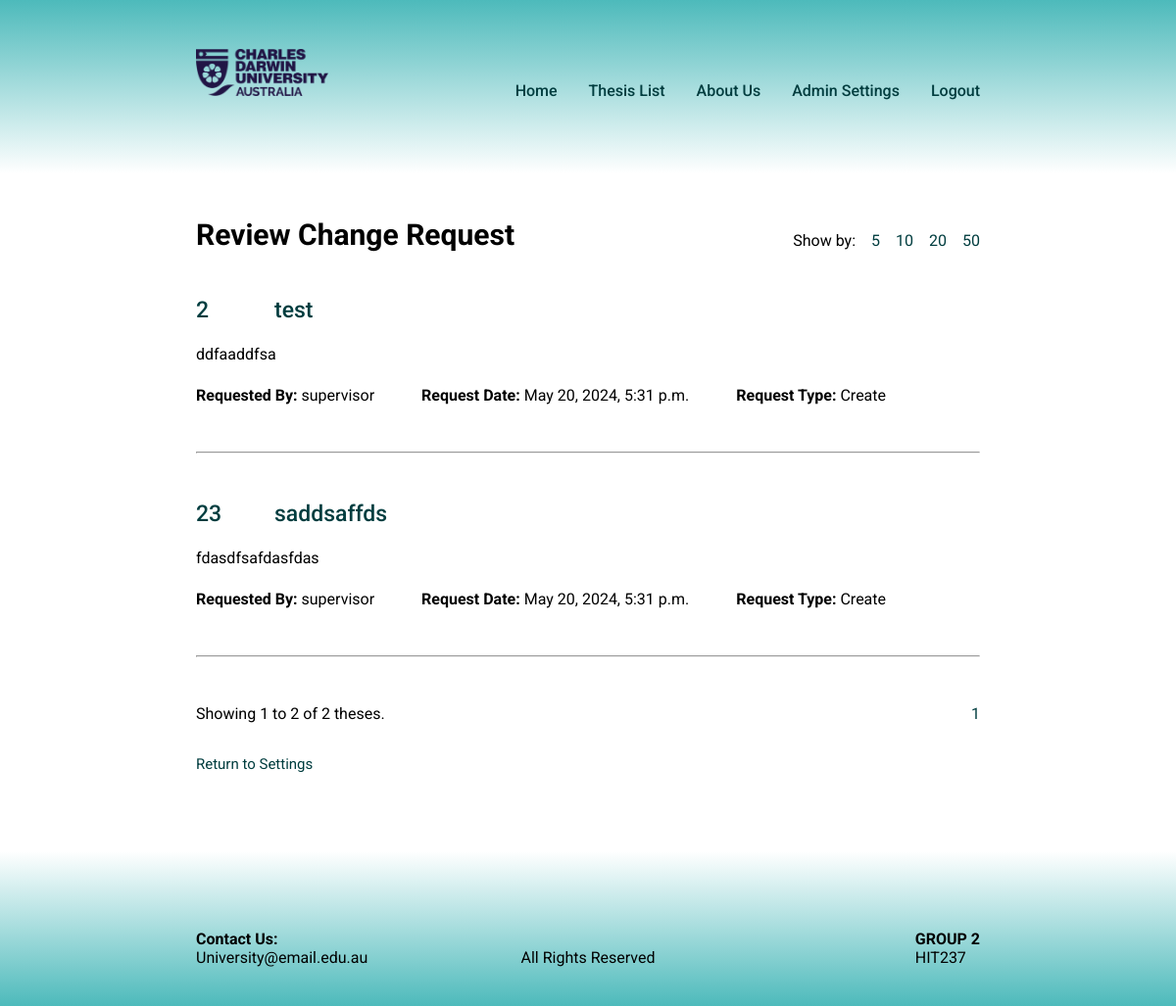
Before: /thesis/review/request (signed in) with the older database file.
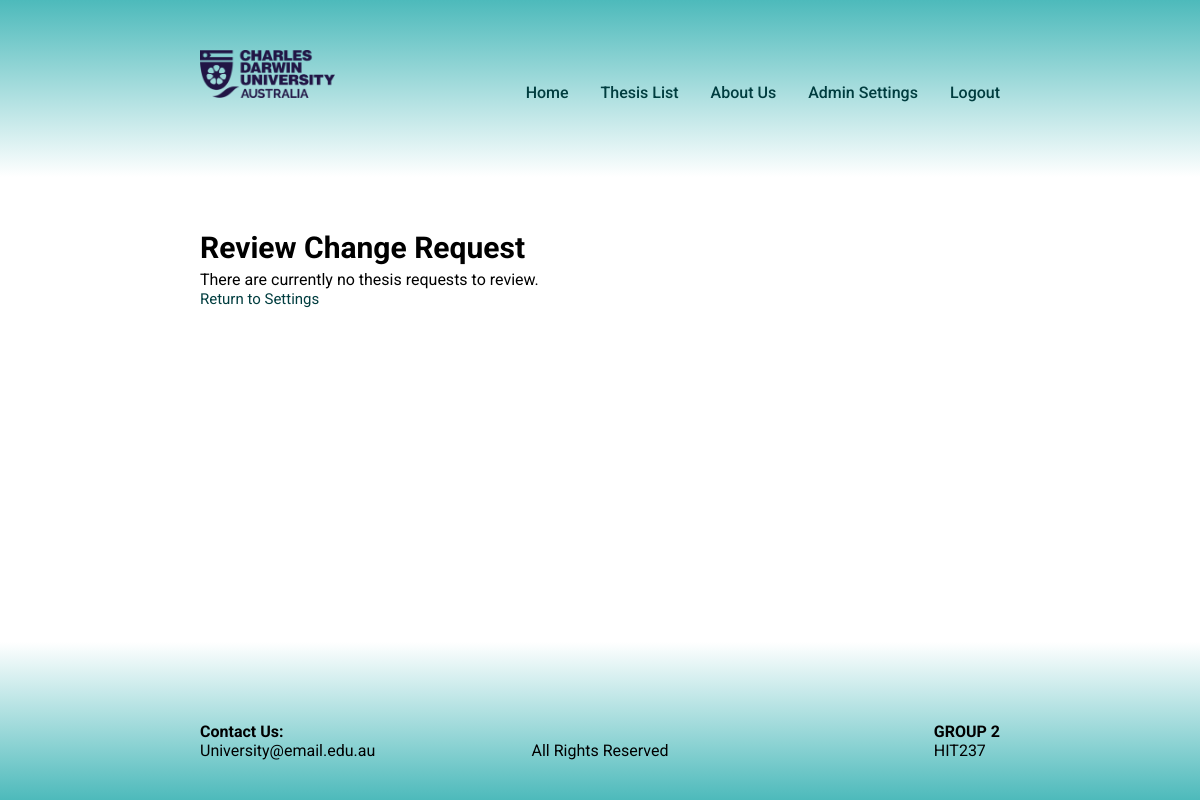
After: the same page with the newer database file.
### main/models.py (models this page shows, shortened)
class ThesisBase(models.Model):
    topic_number = models.IntegerField(
        validators=[
            MinValueValidator(1),
            MaxValueValidator(1000),
        ],
        verbose_name='Thesis Number',
        primary_key=True,
    )
    title = models.CharField(max_length=100, verbose_name='Thesis Title',)
    description = models.TextField(verbose_name='Thesis Description')
    category = models.ForeignKey(Category, on_delete=models.PROTECT, verbose_name='Category Name')
    supervisor = models.ForeignKey(Supervisor, on_delete= models.PROTECT, verbose_name='Supervisor Name')
    course = models.ManyToManyField(Course, verbose_name='Course Name')
    campus = models.ManyToManyField(Campus, verbose_name='Campus Name',)
    group_taker_limit = models.IntegerField(
        validators=[
            MinValueValidator(1),
            MaxValueValidator(20),
        ],
        verbose_name='Number Limit of group takers',
        null = True,
        blank=True
    )
    class Meta:
        abstract = True
        ordering = ['topic_number']

class ThesisRequestBase(models.Model):
    STATUS_CHOICES = [
        ('pending', 'pending'),
        ('accepted', 'accepted'),
        ('rejected', 'rejected')
    ]
    REQUEST_CHOICES = [
        ('add', 'add'),
        ('modify', 'modify'),
        ('delete', 'delete'),
    ]
    request_date = models.DateTimeField(auto_now_add=True, verbose_name = 'Date Requested')
    requested_by = models.ForeignKey(CustomUser, on_delete=models.CASCADE, verbose_name='Requested by', )
    status = models.CharField(
        max_length=10,
        choices=STATUS_CHOICES,
        verbose_name='Status',
        default='pending'
    )
    class Meta:
        abstract = True

class ThesisRequestAdd(ThesisBase, ThesisRequestBase):
    request_type = models.CharField(
        max_length=10,
        choices=ThesisRequestBase.REQUEST_CHOICES,
        verbose_name='Request Type',
        default='add'
    )

### users/models.py (models this page shows)
class CustomUser(AbstractBaseUser,PermissionsMixin):
    ACCOUNT_TYPE_CHOICES = (
        ('unit coordinator', 'Unit Coordinator'),
        ('supervisor', 'Supervisor'),
        ('student', 'Student'),
        ('admin', 'Admin')
    )
    username = models.CharField(max_length=20, unique=True, default='')
    account_type = models.CharField(max_length=20, choices=ACCOUNT_TYPE_CHOICES, default='')
    is_active = models.BooleanField(default=True)
    is_staff = models.BooleanField(default=False)
    is_superuser = models.BooleanField(default=False)
    objects = CustomUserManager()
    USERNAME_FIELD = 'username'
    REQUIRED_FIELDS = ['account_type']
    def __str__(self):
        return self.username

### main/views.py (the view, shortened to what this page needs)
# urls.py: path("thesis/review/request", views.review_request, name="review_request"),
@login_required
@account_type_required('admin', 'unit coordinator')
def review_request(request, request_type=None, topic_number=None):
    if topic_number is None:
        thesis_list = list(ThesisRequestAdd.objects.all()) + list(ThesisRequestModify.objects.all()) + list(ThesisRequestDelete.objects.all())
        thesis = sorted(thesis_list, key=lambda x: x.request_date, )
        if not thesis_list:
            context = {
                'no_requests': True
            }
            return render(request, 'main/review_request.html', context)
        new_description = {}
        for item in thesis:
            description = item.description
            word_count = description.split()
            if len(description) > 230:
                description = ''.join(description[:230])
                punctuation = ['.', ',', '/', ';', ':', ' ']
                if description[-1] in punctuation:
                    description = description[:-1] + '...'
                else:
                    description = description + '...'
                new_description[item.topic_number] = description
            else:
                new_description[item.topic_number] = description
        items_per_page = int(request.GET.get('items_per_page', 5))
        page = Paginator(thesis, items_per_page)
        page_number = request.GET.get("page")
        page_obj = page.get_page(page_number)
        total_pages = range(1, page.num_pages + 1)
        start_num = (page_obj.number - 1) * items_per_page + 1
        end_num = min(start_num + items_per_page - 1, page_obj.paginator.count)
        total_theses = len(thesis)
        context = {
            'review_menu': True,
            'thesis': thesis,
            'new_description': new_description,
            'page_obj': page_obj, # contains various data about the current page
            'total_pages': total_pages,
            'start_num': start_num, # starting number of the thesis in the page
            'end_num': end_num,
            'total_theses': total_theses,
            'items_per_page': items_per_page,
        }
        return render(request, 'main/review_request.html', context)

### main/templates/main/review_request.html (shortened to what this page needs)
{% extends "main/base.html" %}
{% block main_body %}
    {% if review_menu is True %}
        <div class="modify-or-delete-header-container">
            <h2 class="modify-or-delete-header">Review Change Request</h2>
            <div class='per_page'>
                <p>Show by:</p>
                <a href="?items_per_page=5" {% if items_per_page == 5 %}class="active"{% endif %}>5</a>
                <a href="?items_per_page=10" {% if items_per_page == 10 %}class="active"{% endif %}>10</a>
                <a href="?items_per_page=20" {% if items_per_page == 20 %}class="active"{% endif %}>20</a>
                <a href="?items_per_page=50" {% if items_per_page == 50 %}class="active"{% endif %}>50</a>
            </div>
        </div>
        {% for thesis in page_obj %}
            <section class=thesis-modify-container>
                <a href="{% url 'review_request' request_type=thesis.request_type topic_number=thesis.topic_number %}">
                    <div class='thesis-title-container'>
                        <h3 class="topic_number-edit">{{ thesis.topic_number }}</h3>
                        <h3>{{ thesis.title }}</h3>
                    </div>
                </a>
                {% for number, description in new_description.items %}
                    {% if thesis.topic_number == number %}
                        <p class='description'>{{ description }}</p>
                    {% endif %}
                {% endfor %}
                <div class="request_information">
                    <p class="requested_by"><strong>Requested By:</strong> {{ thesis.requested_by }}</p>
                    <p class="request_date"><strong>Request Date:</strong> {{ thesis.request_date }}</p>
                    <p class="request_type"><strong>Request Type:</strong> {{ thesis.request_type|title }}</p>
                </div>
            </section>
            <hr class="list-line">
        {% endfor %}
        <div class="thesis-pages">
            <p class='current'>Showing {{ start_num }} to {{ end_num }} of {{ total_theses }} theses.</p>
            <form class='quick-links' action="" method="get">
                {% for total_pages in total_pages %}
                    <a href="?page={{ total_pages }}&items_per_page={{ items_per_page }}{{ filter_supervisor }}{{ filter_course }}{{ filter_category }}{{ filter_campus }}">{{ total_pages }}</a>
                {% endfor %}
            </form>
        </div>
    {% elif no_requests is True %}
        <h2 class="modify-or-delete-header">Review Change Request</h2>
        <p>There are currently no thesis requests to review.</p>
    {% endif %}
        <a href="{% url 'CRUD' account_type='coordinator' %}" class="back">Return to Settings</a>
{% endblock %}

### main/templates/main/base.html (shortened to what this page needs)
<!doctype html>
<html lang="en">
    <head>
        {% load static %}<link rel="stylesheet" href="{% static 'styles.css' %}">
    </head>
    <body>
        <div class="header-main-container">
            <header>
                <div class='heading'>
                    <div class="logo-container">
                        <a href="{% url 'home'%}">
                            <img class="logo" src="{% static "CDU_logo.png" %}" alt="cdu logo">
                        </a>
                    </div>
                    <nav class='nav_container'>
                        <a href="{% url 'home'%}">Home</a>
                        <a href="{% url 'thesis_list' %}">Thesis List</a>
                        <a href= "{% url 'about_us' %}" >About Us</a>
                        {% if user.is_authenticated %}
                            {% if user.account_type == 'unit coordinator' or user.account_type == 'admin' %}
                                <a href="{% url 'CRUD' account_type='coordinator' %}">Admin Settings</a>
                            {% elif user.account_type == 'supervisor' %}
                                <a href="{% url 'CRUD' account_type='supervisor' %}">Admin Settings</a>
                            {% endif %}
                        {% endif %}
                        {% if user.is_authenticated %}
                            <a href="{% url 'logout' %}">Logout</a>
                        {% else %}
                            <a href="{% url 'login' %}">Login</a>
                        {% endif %}
                    </nav>
                </div>
            </header>
            <main>
                <div class = 'main_body'>
                    {% block main_body %}{% endblock  %}
                </div>
            </main>
        </div>
        <footer>
            <div class="footer-section">
                <div>
                    <h4>Contact Us:</h4>
                    <p class="contact">University@email.edu.au</p>
                </div>
                <div>
                    <p class="copyright">All Rights Reserved</p>
                </div>
                <div>
                    <h4 class="footer-title">GROUP 2</h4>
                    <p class="unit">HIT237</p>
                </div>
            </div>
        </footer>
    </body>
</html>

### main/static/styles.css (style rules this page uses)
:root { font-family: 'Roboto'; --primary-color: #4dbabb; --secondary-color: #e6e6e6; --font-primary: black; --font-secondary: rgb(0, 61, 63); }
header { padding: 50px 0 75px 0; margin: 0 0 3rem 0; background-image: linear-gradient(var(--primary-color), white); }
.heading { display: flex; justify-content: space-between; align-items: flex-end; }
.logo { height: 3rem; }
.main_body, .heading { width: 50%; margin: auto; min-width: 800px; }
body { min-height: 100vh; display: flex; flex-direction: column; justify-content: space-between; }
footer { display: flex; align-items:flex-end; position: relative; width: 100%; margin: 5rem 0 0 0; padding: 5rem 0 2.5rem; background-image: linear-gradient(white, var(--primary-color)); }
.footer-section { width: 50%; margin: 0 auto; min-width: 800px; display: flex; justify-content: space-between; align-items: center; }
.copyright { position: absolute; left: 50%; transform: translateX(-50%); }
.main_body h2 { font-weight: bold; font-size: 30px; line-height: 1.5; }
.back { background-color: transparent; color: var(--font-secondary); border: none; padding: 0; cursor: pointer; outline: none; position: relative; font-size: 15px }
.back::after { content:''; position:absolute; left: 0; bottom: -2px; width: 100%; height: 1px; background-color: rgb(0, 61, 63); transition: all 0.3s ease; opacity: 0; }

Changed rows visible on the page:
removed ThesisRequestAdd: topic_number "2", title "test", new_description "ddfaaddfsa", requested_by "supervisor", request_date "May 20, 2024, 5:31 p.m.", request_type "Create"
removed ThesisRequestAdd: topic_number "23", title "saddsaffds", new_description "fdasdfsafdasfdas", requested_by "supervisor", request_date "May 20, 2024, 5:31 p.m.", request_type "Create"
Other visible differences:
{{ start_num }}: "1" → (not shown)
{{ end_num }}: "2" → (not shown)
{{ total_theses }}: "2" → (not shown)
text no longer shown: "Show by: 5 10 20 50 Showing to of theses."
text now shown: "There are currently no thesis requests to review."
list line gone: "1"
